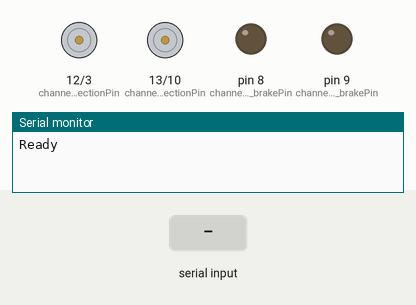
This sketch was run on a simulated Arduino Uno, built with avr-gcc and run on an emulated ATmega328P. Shown: direction and speed pins drawn as motors (green arrow = direction pin HIGH = forward, orange = LOW = backward, longer = more drive), output pins drawn as LEDs (lit = HIGH), the last lines printed to the serial monitor. The test bench sets the inputs (shaded band).

Above: at 1.2 s.
1.3 s: "left" received over Serial
At 3.5 s:
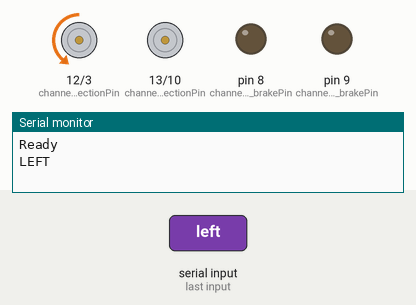
3.8 s: "right" received over Serial
At 5.5 s:
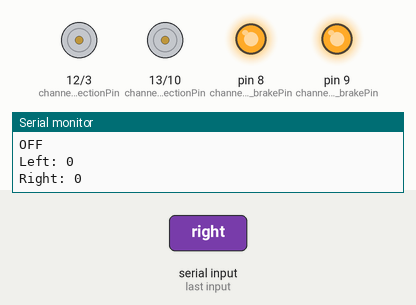
6.3 s: "both" received over Serial
At 8.5 s:
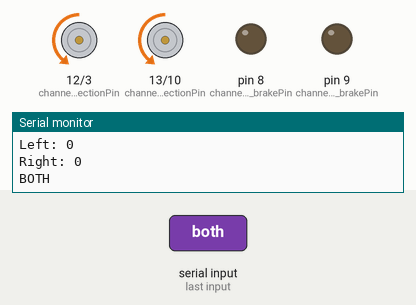
Timing chart, 0 to 10.0 s (numbered marks = the images above; inputs shaded):
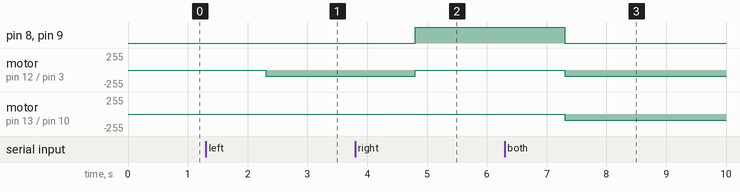

The sketch:

two_motors.ino
```cpp
// Pins

const int channelA_directionPin = 12;
const int channelA_pwmPin = 3;
const int channelA_brakePin = 9;

const int channelB_directionPin = 13;
// The shield expects PWM on pin D11 but on the Arduino UNO WiFi Rev 2
// D11 does not support PWM. We use pin D10 instead and wire them together.
const int channelB_pwmPin = 10;
const int channelB_pwmPin_shield = 11;
const int channelB_brakePin = 8;

const int leftEncoderPin = 4;
const int rightEncoderPin = 5;

// Classes

namespace Weavly::Robot {

enum class Direction {
    forward,
    backward
};

class Motor {
public:
    Motor()
        : m_motorDirectionPin(-1),
        m_motorPwmPin(-1),
        m_motorBrakePin(-1),
        m_encoderCount(0)
    {
    }

    void attach(int directionPin, int pwmPin, int brakePin)
    {
        m_motorDirectionPin = directionPin;
        m_motorPwmPin = pwmPin;
        m_motorBrakePin = brakePin;
    }

    void setDirection(Direction dir)
    {
        if (dir == Direction::forward) {
            digitalWrite(m_motorDirectionPin, LOW);
        } else {
            digitalWrite(m_motorDirectionPin, HIGH);
        }
    }

    void run(int value)
    {
        digitalWrite(m_motorBrakePin, LOW);
        analogWrite(m_motorPwmPin, value);
    }

    void brake()
    {
        digitalWrite(m_motorBrakePin, HIGH);
        analogWrite(m_motorPwmPin, 0);
    }

    int getEncoderCount()
    {
        return m_encoderCount;
    }

    void setEncoderCount(int count)
    {
        m_encoderCount = count;
    }

    void incrementEncoderCount()
    {
        ++m_encoderCount;
    }

private:
    int m_motorDirectionPin;
    int m_motorPwmPin;
    int m_motorBrakePin;
    int m_encoderCount;
};

}

// Globals

Weavly::Robot::Motor leftMotor;
Weavly::Robot::Motor rightMotor;

bool running = false;

void setup()
{
    Serial.begin(9600);
    while (!Serial) {
        delay(10);
    }

    // Set up the motor pins
    pinMode(channelA_directionPin, OUTPUT);
    pinMode(channelA_pwmPin, OUTPUT);
    pinMode(channelA_brakePin, OUTPUT);
    pinMode(channelB_directionPin, OUTPUT);
    pinMode(channelB_pwmPin, OUTPUT);
    // The channelB_pwmPin_shield is physically wired to channelB_pwmPin.
    // Set it to INPUT to ensure that we don't set the voltage on both pins
    // at once.
    pinMode(channelB_pwmPin_shield, INPUT);
    pinMode(channelB_brakePin, OUTPUT);

    // Set up the encoder pins
    pinMode(leftEncoderPin, INPUT_PULLUP);
    pinMode(rightEncoderPin, INPUT_PULLUP);

    // Attach the motors
    leftMotor.attach(channelA_directionPin, channelA_pwmPin, channelA_brakePin);
    rightMotor.attach(channelB_directionPin, channelB_pwmPin, channelB_brakePin);

    // Attach the encoder interrupt handlers
    attachInterrupt(digitalPinToInterrupt(leftEncoderPin), handleLeftEncoderInterrupt, FALLING);
    attachInterrupt(digitalPinToInterrupt(rightEncoderPin), handleRightEncoderInterrupt, FALLING);

    Serial.println("Ready");
}

void handleLeftEncoderInterrupt()
{
    leftMotor.incrementEncoderCount();
}

void handleRightEncoderInterrupt()
{
    rightMotor.incrementEncoderCount();
}

void loop()
{
    if (Serial.available() > 0) {
        String input = Serial.readString();
        input.trim();
        if (!running) {
            if (input == "left") {
                Serial.println("LEFT");
                running = true;
                leftMotor.setEncoderCount(0);
                rightMotor.setEncoderCount(0);
                leftMotor.setDirection(Weavly::Robot::Direction::forward);
                leftMotor.run(96);
            } else if (input == "right") {
                Serial.println("RIGHT");
                running = true;
                leftMotor.setEncoderCount(0);
                rightMotor.setEncoderCount(0);
                rightMotor.setDirection(Weavly::Robot::Direction::forward);
                rightMotor.run(96);
            } else if (input == "both") {
                Serial.println("BOTH");
                running = true;
                leftMotor.setEncoderCount(0);
                rightMotor.setEncoderCount(0);
                leftMotor.setDirection(Weavly::Robot::Direction::forward);
                rightMotor.setDirection(Weavly::Robot::Direction::forward);
                leftMotor.run(96);
                rightMotor.run(96);
            }
        } else {
            Serial.println("OFF");
            leftMotor.brake();
            rightMotor.brake();
            running = false;
            printEncoderCounts();
        }
    }
}

void printEncoderCounts()
{
    Serial.print("Left: ");
    Serial.println(leftMotor.getEncoderCount());
    Serial.print("Right: ");
    Serial.println(rightMotor.getEncoderCount());
}
```

Measured:
- after the input at 1.3 s, motor on pin 12 (channelA_directionPin) / pin 3 (channelA_pwmPin): stopped → backward 96/255 after 1.0 s
- after the input at 3.8 s, pin 8 (channelB_brakePin), pin 9 (channelA_brakePin): LOW → HIGH after 1.0 s; motor on pin 12 (channelA_directionPin) / pin 3 (channelA_pwmPin): backward 96/255 → stopped after 1.0 s
- after the input at 6.3 s, pin 8 (channelB_brakePin), pin 9 (channelA_brakePin): HIGH → LOW after 1.0 s; motor on pin 12 (channelA_directionPin) / pin 3 (channelA_pwmPin), motor on pin 13 (channelB_directionPin) / pin 10 (channelB_pwmPin): stopped → backward 96/255 after 1.0 s
